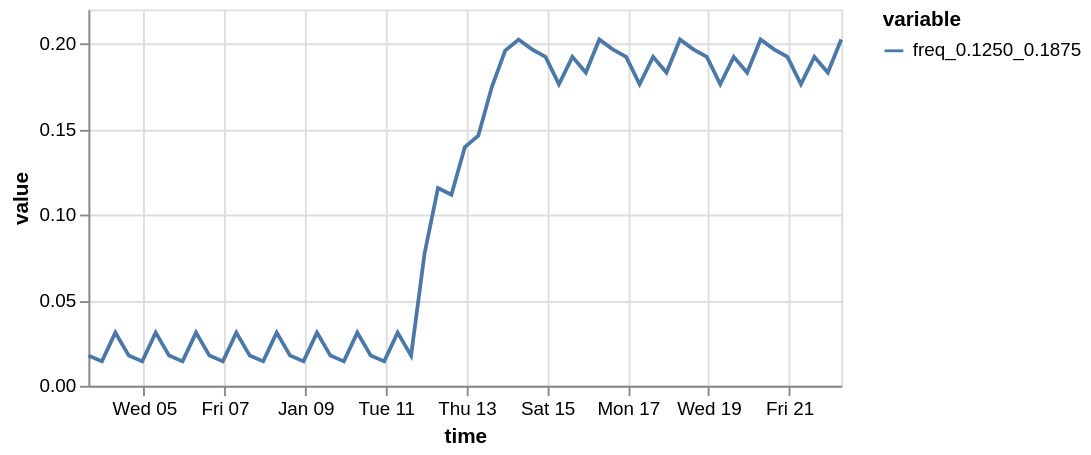

The notebook cell this image was saved under:
### Code cell
spectrum_ts['freq_0.1250_0.1875'].plot()

### Figure 1 — Vega specification as saved in the notebook (floating-point values rounded to 4 significant figures)
{"$schema": "https://vega.github.io/schema/vega/v5.json", "data": [{"name": "source_0", "values": [{"time": "2022-01-03T15:00:00.000", "variable": "freq_0.1250_0.1875", "value": 0.01766}, {"time": "2022-01-03T23:00:00.000", "variable": "freq_0.1250_0.1875", "value": 0.01429}, {"time": "2022-01-04T07:00:00.000", "variable": "freq_0.1250_0.1875", "value": 0.03108}, {"time": "2022-01-04T15:00:00.000", "variable": "freq_0.1250_0.1875", "value": 0.01766}, {"time": "2022-01-04T23:00:00.000", "variable": "freq_0.1250_0.1875", "value": 0.01429}, {"time": "2022-01-05T07:00:00.000", "variable": "freq_0.1250_0.1875", "value": 0.03108}, {"time": "2022-01-05T15:00:00.000", "variable": "freq_0.1250_0.1875", "value": 0.01766}, {"time": "2022-01-05T23:00:00.000", "variable": "freq_0.1250_0.1875", "value": 0.01429}, {"time": "2022-01-06T07:00:00.000", "variable": "freq_0.1250_0.1875", "value": 0.03108}, {"time": "2022-01-06T15:00:00.000", "variable": "freq_0.1250_0.1875", "value": 0.01766}, {"time": "2022-01-06T23:00:00.000", "variable": "freq_0.1250_0.1875", "value": 0.01429}, {"time": "2022-01-07T07:00:00.000", "variable": "freq_0.1250_0.1875", "value": 0.03108}, {"time": "2022-01-07T15:00:00.000", "variable": "freq_0.1250_0.1875", "value": 0.01766}, {"time": "2022-01-07T23:00:00.000", "variable": "freq_0.1250_0.1875", "value": 0.01429}, {"time": "2022-01-08T07:00:00.000", "variable": "freq_0.1250_0.1875", "value": 0.03108}, {"time": "2022-01-08T15:00:00.000", "variable": "freq_0.1250_0.1875", "value": 0.01766}, {"time": "2022-01-08T23:00:00.000", "variable": "freq_0.1250_0.1875", "value": 0.01429}, {"time": "2022-01-09T07:00:00.000", "variable": "freq_0.1250_0.1875", "value": 0.03108}, {"time": "2022-01-09T15:00:00.000", "variable": "freq_0.1250_0.1875", "value": 0.01766}, {"time": "2022-01-09T23:00:00.000", "variable": "freq_0.1250_0.1875", "value": 0.01429}, {"time": "2022-01-10T07:00:00.000", "variable": "freq_0.1250_0.1875", "value": 0.03108}, {"time": "2022-01-10T15:00:00.000", "variable": "freq_0.1250_0.1875", "value": 0.01766}, {"time": "2022-01-10T23:00:00.000", "variable": "freq_0.1250_0.1875", "value": 0.01429}, {"time": "2022-01-11T07:00:00.000", "variable": "freq_0.1250_0.1875", "value": 0.03108}, {"time": "2022-01-11T15:00:00.000", "variable": "freq_0.1250_0.1875", "value": 0.01766}, {"time": "2022-01-11T23:00:00.000", "variable": "freq_0.1250_0.1875", "value": 0.07722}, {"time": "2022-01-12T07:00:00.000", "variable": "freq_0.1250_0.1875", "value": 0.1156}, {"time": "2022-01-12T15:00:00.000", "variable": "freq_0.1250_0.1875", "value": 0.1116}, {"time": "2022-01-12T23:00:00.000", "variable": "freq_0.1250_0.1875", "value": 0.1396}, {"time": "2022-01-13T07:00:00.000", "variable": "freq_0.1250_0.1875", "value": 0.1461}, {"time": "2022-01-13T15:00:00.000", "variable": "freq_0.1250_0.1875", "value": 0.1745}, {"time": "2022-01-13T23:00:00.000", "variable": "freq_0.1250_0.1875", "value": 0.1959}, {"time": "2022-01-14T07:00:00.000", "variable": "freq_0.1250_0.1875", "value": 0.2024}, {"time": "2022-01-14T15:00:00.000", "variable": "freq_0.1250_0.1875", "value": 0.1966}, {"time": "2022-01-14T23:00:00.000", "variable": "freq_0.1250_0.1875", "value": 0.1923}, {"time": "2022-01-15T07:00:00.000", "variable": "freq_0.1250_0.1875", "value": 0.1763}, {"time": "2022-01-15T15:00:00.000", "variable": "freq_0.1250_0.1875", "value": 0.1923}, {"time": "2022-01-15T23:00:00.000", "variable": "freq_0.1250_0.1875", "value": 0.1831}, {"time": "2022-01-16T07:00:00.000", "variable": "freq_0.1250_0.1875", "value": 0.2024}, {"time": "2022-01-16T15:00:00.000", "variable": "freq_0.1250_0.1875", "value": 0.1966}, {"time": "2022-01-16T23:00:00.000", "variable": "freq_0.1250_0.1875", "value": 0.1923}, {"time": "2022-01-17T07:00:00.000", "variable": "freq_0.1250_0.1875", "value": 0.1763}, {"time": "2022-01-17T15:00:00.000", "variable": "freq_0.1250_0.1875", "value": 0.1923}, {"time": "2022-01-17T23:00:00.000", "variable": "freq_0.1250_0.1875", "value": 0.1831}, {"time": "2022-01-18T07:00:00.000", "variable": "freq_0.1250_0.1875", "value": 0.2024}, {"time": "2022-01-18T15:00:00.000", "variable": "freq_0.1250_0.1875", "value": 0.1966}, {"time": "2022-01-18T23:00:00.000", "variable": "freq_0.1250_0.1875", "value": 0.1923}, {"time": "2022-01-19T07:00:00.000", "variable": "freq_0.1250_0.1875", "value": 0.1763}, {"time": "2022-01-19T15:00:00.000", "variable": "freq_0.1250_0.1875", "value": 0.1923}, {"time": "2022-01-19T23:00:00.000", "variable": "freq_0.1250_0.1875", "value": 0.1831}, {"time": "2022-01-20T07:00:00.000", "variable": "freq_0.1250_0.1875", "value": 0.2024}, {"time": "2022-01-20T15:00:00.000", "variable": "freq_0.1250_0.1875", "value": 0.1966}, {"time": "2022-01-20T23:00:00.000", "variable": "freq_0.1250_0.1875", "value": 0.1923}, {"time": "2022-01-21T07:00:00.000", "variable": "freq_0.1250_0.1875", "value": 0.1763}, {"time": "2022-01-21T15:00:00.000", "variable": "freq_0.1250_0.1875", "value": 0.1923}, {"time": "2022-01-21T23:00:00.000", "variable": "freq_0.1250_0.1875", "value": 0.1831}, {"time": "2022-01-22T07:00:00.000", "variable": "freq_0.1250_0.1875", "value": 0.2024}], "transform": [{"type": "formula", "expr": "toDate(datum['time'])", "as": "time"}]}, {"name": "source_0_y_domain_value", "values": [{"min": 0.01429, "max": 0.2024}]}, {"name": "source_0_color_domain_variable", "values": [{"variable": "freq_0.1250_0.1875"}]}], "marks": [{"type": "group", "name": "layer_0_pathgroup", "from": {"facet": {"data": "source_0", "name": "faceted_path_layer_0_main", "groupby": ["variable"]}}, "encode": {"update": {"width": {"field": {"signal": null, "datum": null, "group": "width", "parent": null}}, "height": {"field": {"signal": null, "datum": null, "group": "height", "parent": null}}}}, "marks": [{"type": "line", "name": "layer_0_marks", "from": {"data": "faceted_path_layer_0_main"}, "sort": {"field": "x"}, "encode": {"update": {"x": {"field": "time", "scale": "x"}, "y": {"field": "value", "scale": "y"}, "stroke": {"field": "variable", "scale": "color"}, "defined": {"signal": "isValid(datum[\"time\"]) && isFinite(+datum[\"time\"]) && isValid(datum[\"value\"]) && isFinite(+datum[\"value\"])"}}}, "style": ["line"]}]}], "scales": [{"name": "x", "type": "time", "domain": {"data": "source_0", "field": "time"}, "range": [0, {"signal": "width"}]}, {"name": "y", "type": "linear", "domain": [{"signal": "(data(\"source_0_y_domain_value\")[0] || {}).min"}, {"signal": "(data(\"source_0_y_domain_value\")[0] || {}).max"}], "range": [{"signal": "height"}, 0], "zero": true, "nice": true}, {"name": "color", "type": "ordinal", "domain": {"data": "source_0_color_domain_variable", "field": "variable", "sort": true}, "range": "category"}], "axes": [{"scale": "x", "grid": true, "orient": "bottom", "gridScale": "y", "tickCount": {"signal": "ceil(width/40)"}, "minExtent": 0, "domain": false, "ticks": false, "labels": false, "aria": false, "zindex": 0, "maxExtent": 0}, {"scale": "y", "domain": false, "minExtent": 0, "gridScale": "x", "aria": false, "grid": true, "tickCount": {"signal": "ceil(height/40)"}, "ticks": false, "orient": "left", "labels": false, "maxExtent": 0, "zindex": 0}, {"scale": "x", "tickCount": {"signal": "ceil(width/40)"}, "labelFlush": true, "zindex": 0, "orient": "bottom", "title": "time", "labelOverlap": true, "grid": false}, {"scale": "y", "title": "value", "zindex": 0, "orient": "left", "grid": false, "labelOverlap": true, "tickCount": {"signal": "ceil(height/40)"}}], "padding": 5, "background": "white", "legends": [{"stroke": "color", "symbolType": "stroke", "title": "variable"}], "height": 200, "style": "cell", "width": 400}
